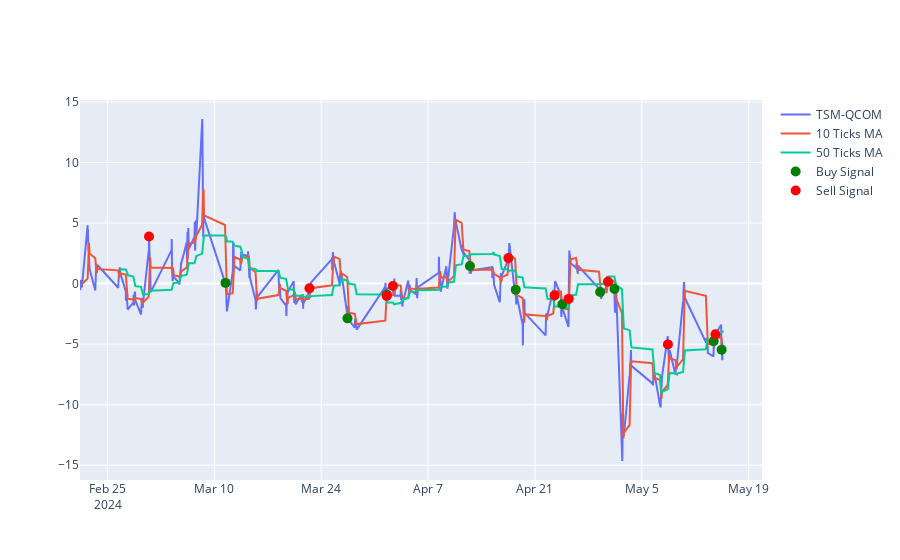

Write notebook code for a chart like this one.
### Code cell
tsm_qcom_dif['10T_MA'] = tsm_qcom_dif['Close'].rolling(window=10).mean()
tsm_qcom_dif['60T_MA'] = tsm_qcom_dif['Close'].rolling(window=60).mean()

tsm_qcom_dif['signal'] = np.where(tsm_qcom_dif['10T_MA'] > tsm_qcom_dif['60T_MA'], 1, 0)
tsm_qcom_dif['signal'] = tsm_qcom_dif['signal'].diff()

print(tsm_qcom_dif['signal'].value_counts())

# Plot the signals

fig = go.Figure()
fig.add_trace(go.Scatter(x=tsm_qcom_dif.index, y=tsm_qcom_dif['Close'], name='TSM-QCOM'))
fig.add_trace(go.Scatter(x=tsm_qcom_dif.index, y=tsm_qcom_dif.rolling(window=10).mean()['Close'], name='10 Ticks MA'))
fig.add_trace(go.Scatter(x=tsm_qcom_dif.index, y=tsm_qcom_dif.rolling(window=50).mean()['Close'], name='50 Ticks MA'))

buy_signals = tsm_qcom_dif[tsm_qcom_dif['signal'] == -1]
sell_signals = tsm_qcom_dif[tsm_qcom_dif['signal'] == 1]

fig.add_trace(go.Scatter(x=buy_signals.index, y=buy_signals['Close'], mode='markers', marker=dict(color='green', size=10), name='Buy Signal'))
fig.add_trace(go.Scatter(x=sell_signals.index, y=sell_signals['Close'], mode='markers', marker=dict(color='red', size=10), name='Sell Signal'))

 # -1 buy || 1 sell

tsm_data['signal'] = -tsm_qcom_dif['signal']
qcom_data['signal'] = tsm_qcom_dif['signal'] # opposite signal

fig.show()

# plot the profit and loss

tsm_data['buy_price'] = np.where(tsm_data['signal'] == -1, tsm_data['Close'], np.nan)
tsm_data['sell_price'] = np.where(tsm_data['signal'] == 1, tsm_data['Close'], np.nan)

qcom_data['buy_price'] = np.where(qcom_data['signal'] == -1, qcom_data['Close_NORM'], np.nan)
qcom_data['sell_price'] = np.where(qcom_data['signal'] == 1, qcom_data['Close_NORM'], np.nan)

tsm_profit = tsm_data['sell_price'].sum() - tsm_data['buy_price'].sum()
qcom_profit = qcom_data['sell_price'].sum() - qcom_data['buy_price'].sum()

print('TSMC Profit => ', tsm_profit)
print('QCOM Profit => ', qcom_profit)

pair_tsm_qcom_profit = tsm_profit + qcom_profit

print('Pair profit => ', pair_tsm_qcom_profit)

### Figure 1 — Plotly figure (JSON) as saved in the notebook; plotly's stock layout.template omitted (floating-point values rounded to 4 significant figures; data arrays with more than 128 entries replaced by an {"elided": "..."} marker saying what was removed)
{"data": [{"name": "TSM-QCOM", "type": "scatter", "x": {"elided": "780 str values"}, "y": {"elided": "780 float values"}}, {"name": "10 Ticks MA", "type": "scatter", "x": {"elided": "780 str values"}, "y": {"elided": "780 float values"}}, {"name": "50 Ticks MA", "type": "scatter", "x": {"elided": "780 str values"}, "y": {"elided": "780 float values"}}, {"marker": {"color": "green", "size": 10}, "mode": "markers", "name": "Buy Signal", "type": "scatter", "x": ["2024-03-11T11:00:00-04:00", "2024-03-27T10:30:00-04:00", "2024-04-01T14:30:00-04:00", "2024-04-12T11:30:00-04:00", "2024-04-18T11:30:00-04:00", "2024-04-24T14:00:00-04:00", "2024-04-29T13:00:00-04:00", "2024-05-01T10:00:00-04:00", "2024-05-14T10:00:00-04:00", "2024-05-15T11:00:00-04:00"], "y": [0.0611, -2.87, -0.9089, 1.452, -0.5049, -1.701, -0.6977, -0.4475, -4.749, -5.454]}, {"marker": {"color": "red", "size": 10}, "mode": "markers", "name": "Sell Signal", "type": "scatter", "x": ["2024-03-01T10:30:00-05:00", "2024-03-22T11:00:00-04:00", "2024-04-01T14:00:00-04:00", "2024-04-02T09:30:00-04:00", "2024-04-17T12:30:00-04:00", "2024-04-23T13:30:00-04:00", "2024-04-25T10:00:00-04:00", "2024-04-30T13:30:00-04:00", "2024-05-08T10:00:00-04:00", "2024-05-14T15:30:00-04:00"], "y": [3.894, -0.3823, -1.015, -0.1962, 2.106, -0.9727, -1.262, 0.1605, -5.021, -4.175]}], "layout": {}}
